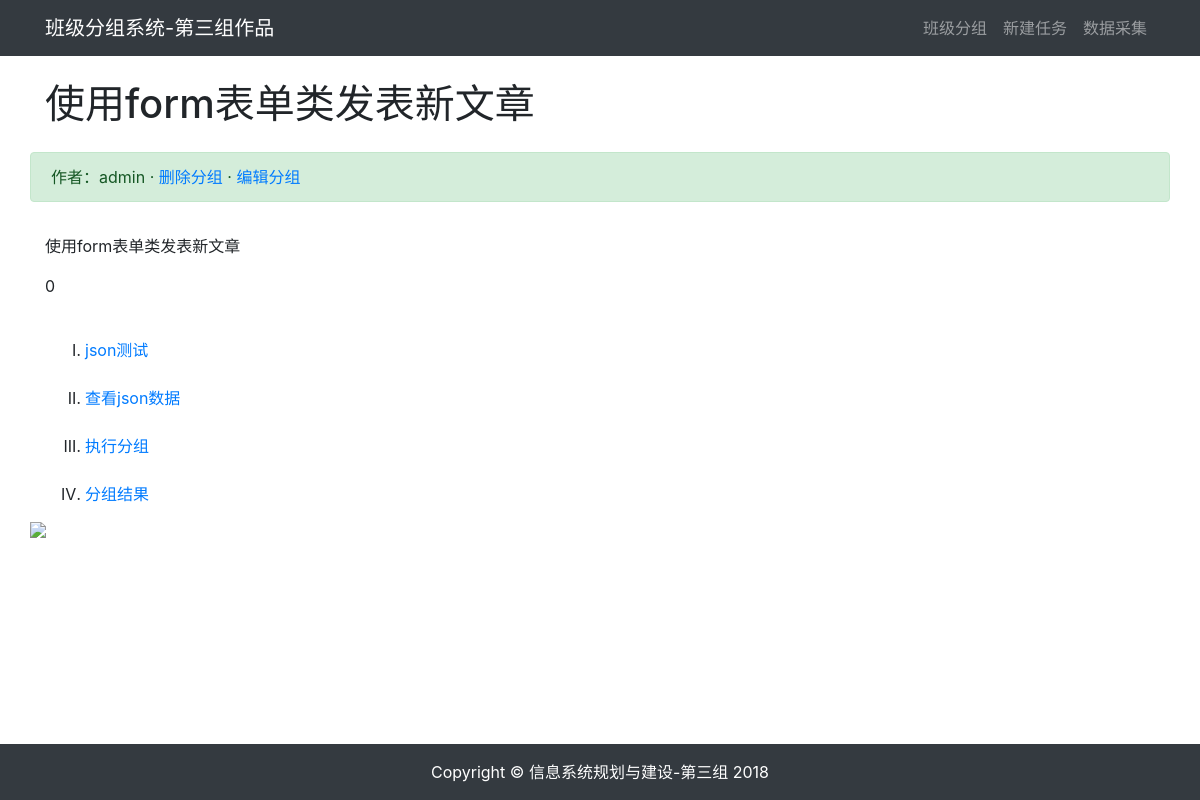
/article/article-detail/3/, run on the app's committed database.
### article/models.py (models this page shows, shortened)
class ArticlePost(models.Model):
    author = models.ForeignKey(User, on_delete=models.CASCADE)
    title = models.CharField(max_length=100)
    body = models.TextField()
    created = models.DateTimeField(default=timezone.now)
    updated = models.DateTimeField(auto_now=True)
    jsonfile = models.FileField(upload_to='jsons/',default=0)
    class Meta:
        ordering = ('-created',)

### article/views.py (the view)
# urls.py: path('article-detail/<int:id>/', views.article_detail, name='article_detail'),
def article_detail(request, id):
    article = ArticlePost.objects.get(id=id)
    article.body = markdown.markdown(article.body,
                                     extensions=[
                                         'markdown.extensions.extra',
                                         'markdown.extensions.codehilite',
                                     ])
    context = {'article': article}
    return render(request, 'article/detail.html', context)

### article/templates/article/detail.html (shortened to what this page needs)
{% extends "base.html" %}
{% load staticfiles %}
{% block content %}
<div class="container">
    <div class="row">
        <h1 class="col-12 mt-4 mb-4">{{ article.title }}</h1>
        <div class="col-12 alert alert-success">作者：{{ article.author }}
         · <a href="#" onclick="confirm_delete()">删除分组</a>
         · <a href="{% url "article:article_update" article.id %}">编辑分组</a>
        </div>
        <div class="col-12">
            <p>{{ article.body|safe }}</p>
            <p>{{ article.jsonfile.name }}</p>
            <br/>
            <ol type="I">
                <li><a href="sum" >json测试</a></li><br/>
                <li><a href="upload/jsons/group_data.json" >查看json数据</a></li><br/>
                <li><a href="file_cluster" >执行分组</a></li><br/>
                <li><a href="article/groups_result.json" >分组结果</a></li>
            </ol>
        </div>
        <img src="C:\Users\Administrator.QH-20150404EHBO\PycharmProjects\firstDjango\blog\best_cluster_result.png"/>
    </div>
</div>
{% endblock content %}

### data on the page
ArticlePost: title "使用form表单类发表新文章", author "admin", body "使用form表单类发表新文章", jsonfile.name "0"
